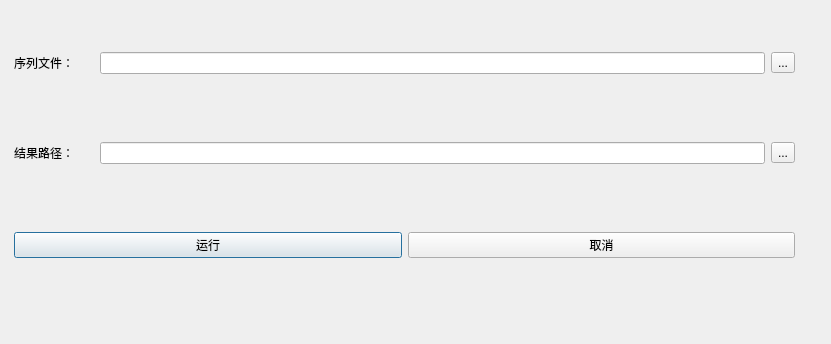
<?xml version="1.0" encoding="UTF-8"?>
<ui version="4.0">
 <class>Dialog</class>
 <widget class="QDialog" name="Dialog">
  <property name="geometry">
   <rect>
    <x>0</x>
    <y>0</y>
    <width>831</width>
    <height>344</height>
   </rect>
  </property>
  <property name="windowTitle">
   <string>Dialog</string>
  </property>
  <widget class="QWidget" name="">
   <property name="geometry">
    <rect>
     <x>14</x>
     <y>-10</y>
     <width>781</width>
     <height>331</height>
    </rect>
   </property>
   <layout class="QVBoxLayout" name="verticalLayout">
    <item>
     <layout class="QHBoxLayout" name="horizontalLayout">
      <item>
       <widget class="QLabel" name="xvlie_label">
        <property name="sizePolicy">
         <sizepolicy hsizetype="Fixed" vsizetype="Preferred">
          <horstretch>0</horstretch>
          <verstretch>0</verstretch>
         </sizepolicy>
        </property>
        <property name="minimumSize">
         <size>
          <width>80</width>
          <height>0</height>
         </size>
        </property>
        <property name="maximumSize">
         <size>
          <width>0</width>
          <height>16777215</height>
         </size>
        </property>
        <property name="text">
         <string>序列文件：</string>
        </property>
       </widget>
      </item>
      <item>
       <widget class="QLineEdit" name="xvlie_LE"/>
      </item>
      <item>
       <widget class="QToolButton" name="xvlie_tbtn">
        <property name="text">
         <string>...</string>
        </property>
       </widget>
      </item>
     </layout>
    </item>
    <item>
     <layout class="QHBoxLayout" name="horizontalLayout_2">
      <item>
       <widget class="QLabel" name="result_label">
        <property name="sizePolicy">
         <sizepolicy hsizetype="Fixed" vsizetype="Preferred">
          <horstretch>0</horstretch>
          <verstretch>0</verstretch>
         </sizepolicy>
        </property>
        <property name="minimumSize">
         <size>
          <width>80</width>
          <height>0</height>
         </size>
        </property>
        <property name="maximumSize">
         <size>
          <width>0</width>
          <height>16777215</height>
         </size>
        </property>
        <property name="text">
         <string>结果路径：</string>
        </property>
       </widget>
      </item>
      <item>
       <widget class="QLineEdit" name="result_LE"/>
      </item>
      <item>
       <widget class="QToolButton" name="result_tbtn">
        <property name="text">
         <string>...</string>
        </property>
       </widget>
      </item>
     </layout>
    </item>
    <item>
     <layout class="QHBoxLayout" name="horizontalLayout_3">
      <item>
       <widget class="QPushButton" name="run_btn">
        <property name="text">
         <string>运行</string>
        </property>
       </widget>
      </item>
      <item>
       <widget class="QPushButton" name="cancel_btn">
        <property name="text">
         <string>取消</string>
        </property>
       </widget>
      </item>
     </layout>
    </item>
   </layout>
  </widget>
 </widget>
 <resources/>
 <connections/>
</ui>
